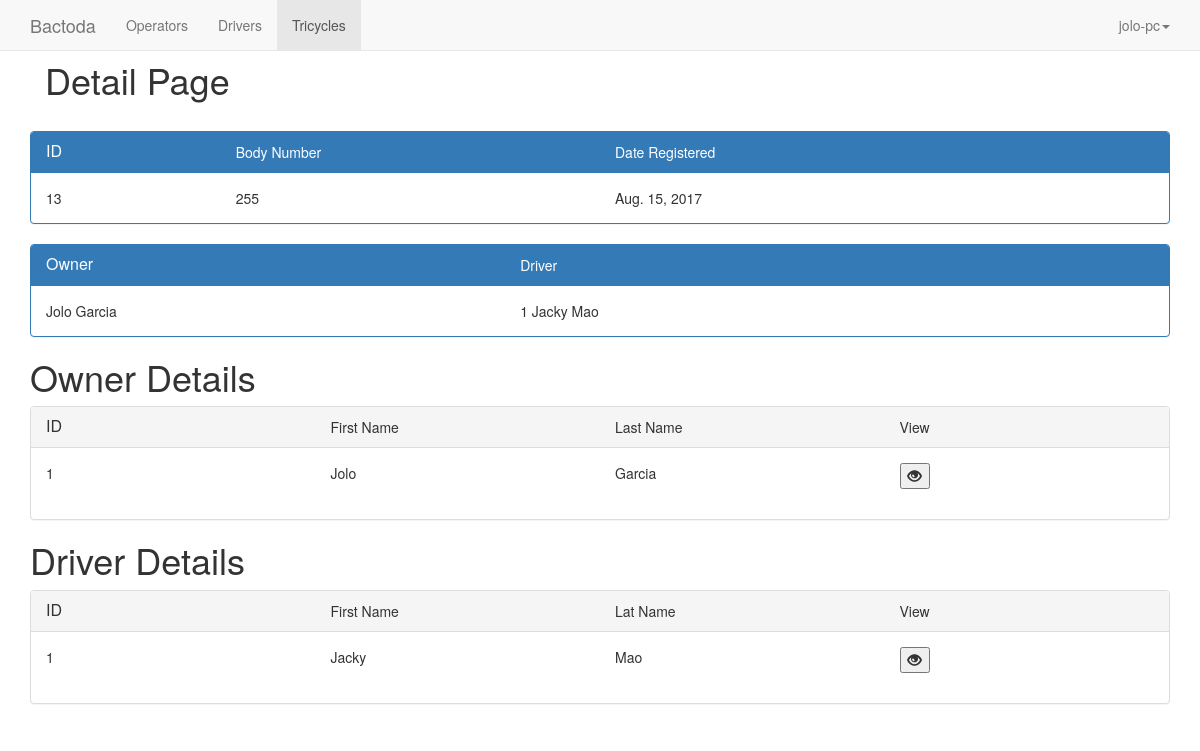
Page /home/tricycle/13 (signed in) on the committed database.
### tricycle/models.py (models this page shows, shortened)
class Tricycle(models.Model):
    operator = models.ForeignKey(Operator,on_delete=models.CASCADE)
    body_number = models.IntegerField(unique = True,
                                      validators=[
                                          MaxValueValidator(1000),
                                          MinValueValidator(1)
                                          ])
    date_registered = models.DateField()
    driver = models.OneToOneField(
        Driver,
        on_delete=models.SET_NULL,
        null=True,
    )

class Operator(models.Model):
    first_name = models.CharField(max_length=250)
    last_name = models.CharField(max_length=100)
    age = models.IntegerField()
    gender = models.CharField(max_length=1)
    address = models.CharField(max_length = 300)
    date_registered = models.DateField()
    contact_number = models.CharField(max_length = 15)
    image = models.FileField()
    def __str__(self):
        return self.first_name+" "+self.last_name

class Driver(models.Model):
    first_name = models.CharField(max_length=250)
    last_name = models.CharField(max_length=100)
    age = models.IntegerField()
    gender = models.CharField(max_length=1)
    address = models.CharField(max_length = 300)
    date_registered = models.DateField()
    contact_number = models.CharField(max_length = 15)
    image = models.FileField()
    def __str__(self):
        return str(self.id)+" "+self.first_name+" "+self.last_name

### tricycle/views.py (the view)
# urls.py: url(r'^tricycle/(?P<pk>[0-9]+)$',views.TricycleDetailView.as_view(),name="tricycle-details"),
class TricycleDetailView(LoginRequiredMixin,generic.DetailView):
    login_url = '/admin/login/'
    model = Tricycle
    template_name = 'tricycle/tricycle/details.html'

### tricycle/templates/tricycle/tricycle/details.html (shortened to what this page needs)
{% extends "tricycle/header.html" %}
{%block li3%}active{%endblock%}
{% block content %}
<div class="container">
<h1>Detail Page</h1>
<div class="col-md-12">
  <div class="col-md-4"></div>
  <div class="col-md-4"></div>
</div>
</div>
<br>
<div class="panel panel-primary">
  <div class="panel-heading">
   <div class="row">
      <div class="col-md-2"><h3 class="panel-title">ID</h3></div>
	    <div class="col-md-4">Body Number</div>
 	    <div class="col-md-4">Date Registered</div>
   </div>
  </div>
  <div class="panel-body">
    <div class="row">
            <div class="col-md-2">{{tricycle.id}}</div>
	    <div class="col-md-4">{{tricycle.body_number}}</div>
 	    <div class="col-md-4">{{tricycle.date_registered}}</div>
	     <div class="col-md-2">{{tricycle.gender}}</div>
        </div>
  </div>
</div>
<div class="panel panel-primary">
  <div class="panel-heading">
   <div class="row">
            <div class="col-md-5"><h3 class="panel-title">Owner</h3></div>
	    <div class="col-md-7">Driver</div>
   </div>
  </div>
  <div class="panel-body">
    <div class="row">
            <div class="col-md-5">{{tricycle.operator}}</div>
	    <div class="col-md-7">{{tricycle.driver}}</div>
        </div>
  </div>
</div>
<h1>Owner Details</h1>
<div class="panel panel-default">
  <div class="panel-heading">
   <div class="row">
      <div class="col-md-3"><h3 class="panel-title">ID</h3></div>
      <div class="col-md-3">First Name</div>
      <div class="col-md-3">Last Name</div>
      <div class="col-md-3">View</div>
   </div>
   </div>
  <div class="panel-body">
    <div class="row">
      <div class="col-md-3">{{tricycle.operator.id}}</div>
      <div class="col-md-3">{{tricycle.operator.first_name}}</div>
      <div class="col-md-3">{{tricycle.operator.last_name}}</div>
      <div class="col-md-3">
        <form action="{%url 'tricycle:driver-details' tricycle.driver.id %}" class="form-group form-inline">
          <button><span class="glyphicon glyphicon-eye-open"></span></button>
        </form>
      </div>
    </div>
  </div>
  </div>
<h1>Driver Details</h1>
<div class="panel panel-default">
  <div class="panel-heading">
   <div class="row">
      <div class="col-md-3"><h3 class="panel-title">ID</h3></div>
      <div class="col-md-3">First Name</div>
      <div class="col-md-3">Lat Name</div>
       <div class="col-md-3">View</div>
   </div>
  </div>
  <div class="panel-body">
    <div class="row">
      <div class="col-md-3">{{tricycle.driver.id}}</div>
      <div class="col-md-3">{{tricycle.driver.first_name}}</div>
      <div class="col-md-3">{{tricycle.driver.last_name}}</div>
      <div class="col-md-3">
        <form action="{%url 'tricycle:driver-details' tricycle.driver.id %}" class="form-group form-inline">
          <button><span class="glyphicon glyphicon-eye-open"></span></button>
        </form>
      </div>
    </div>
  </div>
</div>
{% endblock%}

### tricycle/templates/tricycle/header.html (shortened to what this page needs)
<!DOCTYPE html>
<html lang="en">
  <head>
	{% load staticfiles %}
    <link href="{% static 'tricycle/css/bootstrap.min.css'%}" rel="stylesheet">
  </head>
  <body>
	    <nav class="navbar navbar-default navbar-fixed-top">
      <div class="container">
        <div class="navbar-header">
          <a class="navbar-brand" href="{% url 'tricycle:index' %}">Bactoda</a>
        </div>
        <div id="navbar" class="navbar-collapse collapse">
          <ul class="nav navbar-nav">
            <li class="{%block li1%}{%endblock%}" ><a href="{% url 'tricycle:index' %}">Operators</a></li>
            <li class="{%block li2%}{%endblock%}"><a href="{%url 'tricycle:driver-index'%}">Drivers</a></li>
            <li class="{%block li3%}{%endblock%}"><a href="{%url 'tricycle:tricycle-index'%}">Tricycles</a></li>
          </ul>
          <ul class="nav navbar-nav navbar-right">
           <li class="dropdown">
              <a href="" class="dropdown-toggle" data-toggle="dropdown" role="button" aria-haspopup="true" aria-expanded="false">{{ user.get_username }}<span class="caret"></span></a>
            </li>
          </ul>
        </div>
      </div>
    </nav>
	<br><br>
<div class = "container">
	{% block content%}
	{% endblock %}
</div>
  </body>
</html>

### rows in the picture
Tricycle: id "13", body_number "255", date_registered "Aug. 15, 2017", operator "Jolo Garcia", driver "1 Jacky Mao", operator.id "1", operator.first_name "Jolo", operator.last_name "Garcia", driver.id "1", driver.first_name "Jacky", driver.last_name "Mao"

### other values in the picture
{{ user.get_username }} "jolo-pc"
